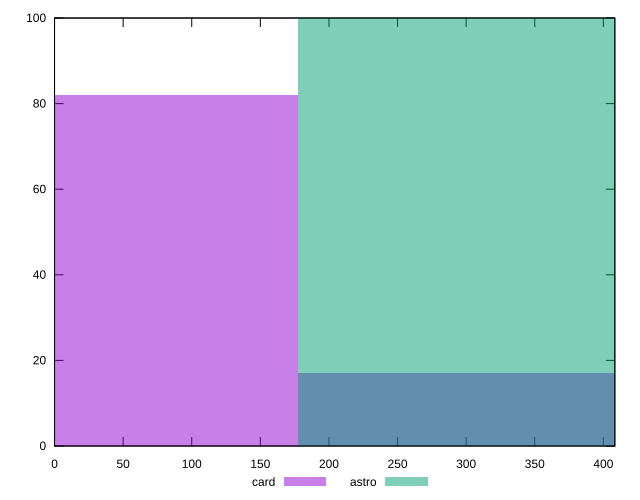

Write the gnuplot code that produced this figure.
reset

$card <<EOF
0 82
354.69477127236667 17
EOF

$astro <<EOF
354.69477127236667 100
EOF

set key outside below
set boxwidth 354.69477127236667
set xrange [0:408.35]
set yrange [0:100]
set trange [0:100]
set style fill transparent solid 0.5 noborder
set terminal svg size 640, 500 enhanced background rgb 'white'
set output "report/report_00029_2021-02-24T13-36-40.390Z/uses-rel-preconnect/comparison/histogram/2_vs_3.svg"

plot $card title "card" with boxes, \
     $astro title "astro" with boxes

reset
